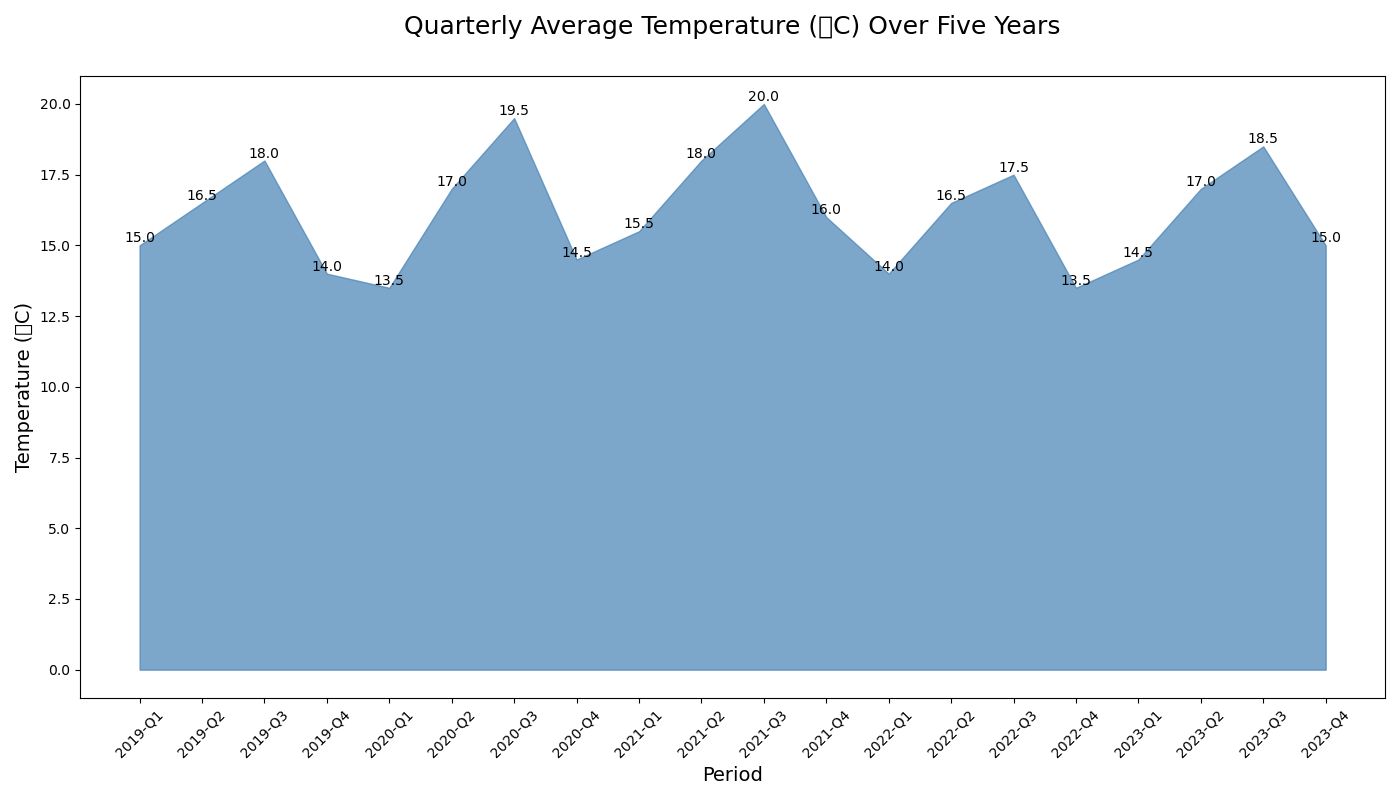

Source code (Python):

import matplotlib.pyplot as plt
import pandas as pd

data = {
    'Year': [2019, 2019, 2019, 2019, 2020, 2020, 2020, 2020, 2021, 2021, 2021, 2021, 2022, 2022, 2022, 2022, 2023, 2023, 2023, 2023],
    'Quarter': ['Q1', 'Q2', 'Q3', 'Q4', 'Q1', 'Q2', 'Q3', 'Q4', 'Q1', 'Q2', 'Q3', 'Q4', 'Q1', 'Q2', 'Q3', 'Q4', 'Q1', 'Q2', 'Q3', 'Q4'],
    'Temperature (°C)': [15.0, 16.5, 18.0, 14.0, 13.5, 17.0, 19.5, 14.5, 15.5, 18.0, 20.0, 16.0, 14.0, 16.5, 17.5, 13.5, 14.5, 17.0, 18.5, 15.0]
}

df = pd.DataFrame(data)
df['Period'] = df['Year'].astype(str) + '-' + df['Quarter']

plt.figure(figsize=(14, 8))
plt.fill_between(df['Period'], df['Temperature (°C)'], color='#4682B4', alpha=0.7)

for i in range(len(df)):
    plt.text(i, df['Temperature (°C)'][i], str(df['Temperature (°C)'][i]), ha='center', va='bottom')

plt.title('Quarterly Average Temperature (°C) Over Five Years', fontsize=18, pad=30)
plt.xlabel('Period', fontsize=14)
plt.ylabel('Temperature (°C)', fontsize=14)
plt.xticks(rotation=45)
plt.tight_layout()

plt.savefig('Temperature_Area_Chart.png')
plt.show()
